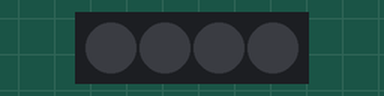
This sketch was run on a simulated Arduino Uno, built with avr-gcc and run on an emulated ATmega328P. Shown: 4 RGB LEDs in strip order, left to right. Dim RGB values are drawn brighter than linear.

Above: at 1.5 s.
At 4.36 s:
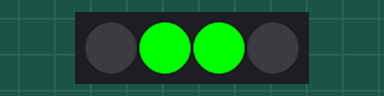
At 7.39 s:
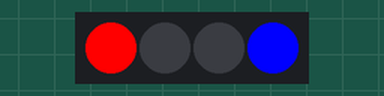
At 21.85 s:
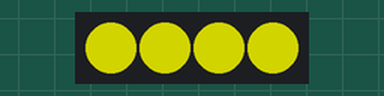
At 31.06 s:
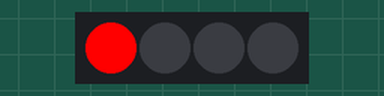
At 39.83 s:
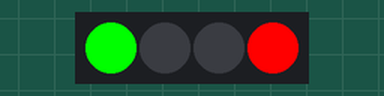
Timing chart, 0 to 40.0 s (numbered marks = the images above):
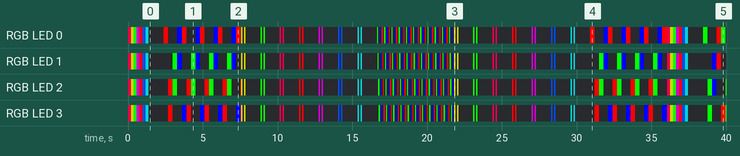

The sketch:

blinky-badge.ino
```cpp
/*****
 * blinky stuff for the DC916 badge.
 *
 * author: etherealsolid
 *
 * v1
 */

#include <Adafruit_DotStar.h>
#include <SPI.h>

#define NUMPIXELS 4

Adafruit_DotStar strip = Adafruit_DotStar(NUMPIXELS);

void setup() {
  strip.begin();
  strip.show();
}

int head = 0, tail = -10;   // Index 0f first 'on' and 'off' pixels
uint32_t color = 0xFF0000;  // 'on' color for rotating flashing
uint32_t yellow = 0x7F8000;
uint32_t red = 0x07F800;
uint32_t purple = 0x007F80;
uint32_t green = 0xF80007; // or maybe is better 0x FF0000
uint32_t blue = 0x003FC0;
uint32_t litblue = 0x80007F;
uint32_t litgreen = 0xC0003F;
int speed=0;
int n=0,i=0;
uint32_t c;

void setColor(uint32_t hex){
  color = hex;
}
void onColor(){
  strip.setPixelColor(0, color);      // 'On' pixel
  strip.setPixelColor(1, color);      // 'On' pixel
  strip.setPixelColor(2, color);      // 'On' pixel
  strip.setPixelColor(3, color);      // 'On' pixel
  strip.show();
}
void allOff(){                    //turns all pixels off
  strip.setPixelColor(0, 0);      // 'Off' pixel
  strip.setPixelColor(1, 0);      // 'Off' pixel
  strip.setPixelColor(2, 0);      // 'Off' pixel
  strip.setPixelColor(3, 0);      // 'Off' pixel
  strip.show();
}
void onLitGreen(){                       // all pixels red
  strip.setPixelColor(0, litgreen);      // 'On' pixel
  strip.setPixelColor(1, litgreen);      // 'On' pixel
  strip.setPixelColor(2, litgreen);      // 'On' pixel
  strip.setPixelColor(3, litgreen);      // 'On' pixel
  strip.show();                     // Refresh strip
}
void onLitBlue(){                       // all pixels red
  strip.setPixelColor(0, litblue);      // 'On' pixel
  strip.setPixelColor(1, litblue);      // 'On' pixel
  strip.setPixelColor(2, litblue);      // 'On' pixel
  strip.setPixelColor(3, litblue);      // 'On' pixel
  strip.show();                     // Refresh strip
}
void onPurple(){                       // all pixels red
  strip.setPixelColor(0, purple);      // 'On' pixel
  strip.setPixelColor(1, purple);      // 'On' pixel
  strip.setPixelColor(2, purple);      // 'On' pixel
  strip.setPixelColor(3, purple);      // 'On' pixel
  strip.show();                     // Refresh strip
}
void onYellow(){                       // all pixels red
  strip.setPixelColor(0, yellow);      // 'On' pixel
  strip.setPixelColor(1, yellow);      // 'On' pixel
  strip.setPixelColor(2, yellow);      // 'On' pixel
  strip.setPixelColor(3, yellow);      // 'On' pixel
  strip.show();                     // Refresh strip
}
void onRed(){                       // all pixels red
  strip.setPixelColor(0, red);      // 'On' pixel
  strip.setPixelColor(1, red);      // 'On' pixel
  strip.setPixelColor(2, red);      // 'On' pixel
  strip.setPixelColor(3, red);      // 'On' pixel
  strip.show();                     // Refresh strip
}
void onBlue(){                       // all pixels blue
  strip.setPixelColor(0, blue);      // 'On' pixel
  strip.setPixelColor(1, blue);      // 'On' pixel
  strip.setPixelColor(2, blue);      // 'On' pixel
  strip.setPixelColor(3, blue);      // 'On' pixel
  strip.show();                     // Refresh strip
}
void onGreen(){                       // all pixels green
  strip.setPixelColor(0, green);      // 'On' pixel
  strip.setPixelColor(1, green);      // 'On' pixel
  strip.setPixelColor(2, green);      // 'On' pixel
  strip.setPixelColor(3, green);      // 'On' pixel
  strip.show();                     // Refresh strip
}
void colorChange(int speed){            // show each color on all pixels with pause in between
  onLitGreen();
  delay(speed);                        // Pause.  20 milliseconds is ~50 FPS
  allOff();
  onYellow();
  delay(speed);                        // Pause.  20 milliseconds is ~50 FPS
  allOff();
  onRed();
  delay(speed);                        // Pause.  20 milliseconds is ~50 FPS
  allOff();
  onLitBlue();
  delay(speed);                        // Pause.  20 milliseconds is ~50 FPS
  allOff();
  onGreen();
  delay(speed);                        // Pause.  20 milliseconds is ~50 FPS
  allOff();
  onBlue();
  delay(speed);                        // Pause.  20 milliseconds is ~50 FPS
  allOff();
  onPurple();
  delay(speed);
  allOff();
}
void partyMode(int speed){
  strip.setPixelColor(head, color); // 'On' pixel at head
  strip.setPixelColor(tail, 0);     // 'Off' pixel at tail
  strip.show();                     // Refresh strip
  delay(speed);                      // Pause 20 milliseconds

  if(++head >= NUMPIXELS) {         // Increment head index.  Off end of strip?
    head = 0;                       //  Yes, reset head index to start
    if((color >>= 8) == 0)          //  Next color (R->G->B) ... past blue now?
      color = 0xFF0000;             //   Yes, reset to red
  }
  if(++tail >= NUMPIXELS) tail = 0; // Increment, reset tail index
}
void heartBeat(){                   // heart beat each color one at a time
  onYellow();
  delay(100);
  allOff();
  delay(100);
  onYellow();
  delay(100);
  allOff();
  delay(1000);
  onRed();
  delay(100);
  allOff();
  delay(100);
  onRed();
  delay(100);
  allOff();
  delay(1000);
  onLitGreen();
  delay(100);
  allOff();
  delay(100);
  onLitGreen();
  delay(100);
  allOff();
  delay(1000);
  onGreen();
  delay(100);
  allOff();
  delay(100);
  onGreen();
  delay(100);
  allOff();
  delay(1000);
  onLitBlue();
  delay(100);
  allOff();
  delay(100);
  onLitBlue();
  delay(100);
  allOff();
  delay(1000);
  onBlue();
  delay(100);
  allOff();
  delay(100);
  onBlue();
  delay(100);
  allOff();
  delay(1000);
  onPurple();
  delay(100);
  allOff();
  delay(100);
  onPurple();
  delay(100);
  allOff();
  delay(1000);
  allOff();
}

void loop() {
  n=0;
  do{
    colorChange(200); //relatively slow
    delay(1000);

    i=0;
    do{
      partyMode(20);    //fast party mode
      i++;
    } while (i<256); // i times through party mode at speed set 2 lines above
    allOff();

    heartBeat();

    i=0;
    do{
      partyMode(40);    //moderate party mode
      i++;
    } while (i<128); // i times through party mode at speed set 2 lines above
    allOff();

    heartBeat();

    i=0;
    do{
      partyMode(20);    //fast party mode
      i++;
    } while (i<256); // i times through party mode at speed set 2 lines above

    n++;
  }while(n<16); // n loops of above chunk
  colorChange(200); //relatively slow
  delay(1000);
  n=0;
  do{
    heartBeat();
    n++;
  }while(n<32); // 32 reps of above
  n=0;
}
```

Measured:
- by itself, RGB LED 0: off → RGB(192, 0, 63) at 0.00 s, → RGB(127, 128, 0) 0.20 s later, → RGB(7, 248, 0) 0.20 s later, → RGB(128, 0, 127) 0.20 s later, … (169 changes in this stretch)
- by itself, RGB LED 1: off → RGB(192, 0, 63) at 0.00 s, → RGB(127, 128, 0) 0.20 s later, → RGB(7, 248, 0) 0.20 s later, → RGB(128, 0, 127) 0.20 s later, … (163 changes in this stretch)
